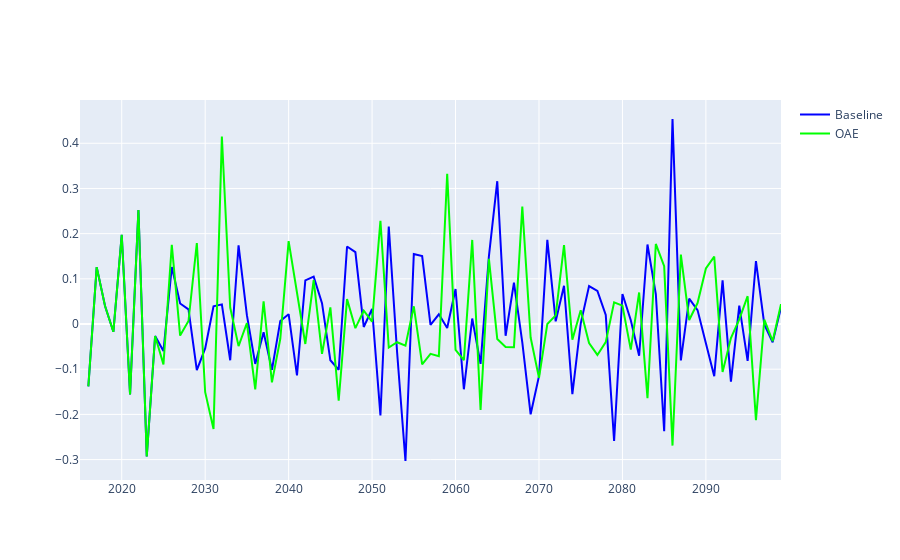

Here is the notebook cell this chart was saved with:
### Code cell
fig = go.Figure()
fig.add_trace(go.Scatter(x=mld_amplitude_baseline_pct.year, y=mld_amplitude_baseline_pct['somxl010'],
                    mode='lines', line_color='#0000FF',
                    name='Baseline'))
fig.add_trace(go.Scatter(x=mld_amplitude_oae_pct.year, y=mld_amplitude_oae_pct['somxl010'],
                    mode='lines', line_color='#00FF00',
                    name='OAE'))
fig.show()
